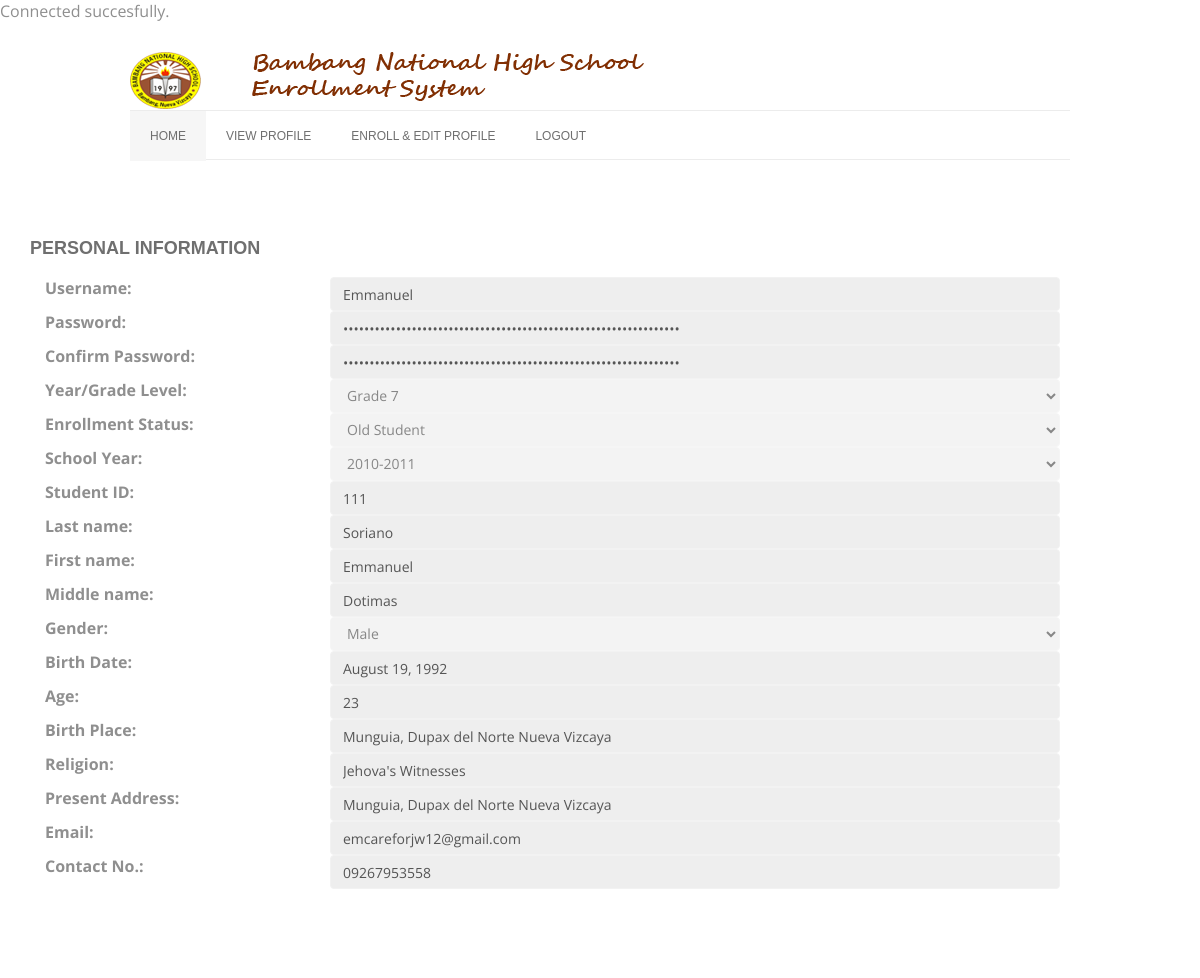
/web/viewing.php (signed in), run on the app's committed database.
### tables this page shows
CREATE TABLE `tblprereg` (
  `userID` int(11) NOT NULL AUTO_INCREMENT,
  `username` varchar(50) DEFAULT NULL,
  `password` varbinary(250) DEFAULT NULL,
  `YearLevel` varchar(100) DEFAULT NULL,
  `Status` varchar(100) DEFAULT NULL,
  `SchoolYear` varchar(100) DEFAULT NULL,
  `Student_ID` varchar(10) DEFAULT NULL,
  `Lastname` varchar(100) DEFAULT NULL,
  `Firstname` varchar(100) DEFAULT NULL,
  `Middlename` varchar(100) DEFAULT NULL,
  `Gender` varchar(10) DEFAULT NULL,
  `BirthDate` varchar(100) DEFAULT NULL,
  `Age` varchar(3) DEFAULT NULL,
  `BirthPlace` varchar(300) DEFAULT NULL,
  `Religion` varchar(100) DEFAULT NULL,
  `Email` varchar(100) DEFAULT NULL,
  `Address` varchar(300) DEFAULT NULL,
  `Guardian` varchar(100) DEFAULT NULL,
  `Relationship` varchar(100) DEFAULT NULL,
  `Emergency` varchar(100) DEFAULT NULL,
  `ERelationship` varchar(100) DEFAULT NULL,
  `EAddress` varchar(300) DEFAULT NULL,
  `CPnumber` varchar(15) DEFAULT NULL,
  PRIMARY KEY (`userID`)
);

### web/codecall/fuckphp.php (called while the page is built, shortened)
<?php
function dbConnect (){
 	$conn =	null;
 	$host = 'db4free.net';
 	$db = 	'codecalltut';
 	$user = 'bnhs';
 	$pwd = 	'123456';
	try {
	   	$conn = new PDO('mysql:host='.$host.';dbname='.$db, $user, $pwd);
	}
	catch (PDOException $e) {
		echo '<p>Cannot connect to database !!</p>';
		echo '<p>'.$e.'</p>';
	    exit;
	}
	return $conn;
}
	$conn = dbConnect();
	if (isset($_SESSION['uname'])) {
		$uname = $_SESSION['uname'];
		$sql = "SELECT * FROM tblprereg WHERE username ='" . $uname . "';";
		$stmt = $conn->prepare($sql);
		$results = $stmt->execute();
		$rows = $stmt->fetchAll();
	}
 ?>

### web/viewing_fucntion.php (called while the page is built, shortened)
<?php
	require_once 'codecall/fuckphp.php';
	if (isset($_SESSION['uname'])) {
		$uname = $_SESSION['uname'];
		$sql = "SELECT * FROM tblprereg WHERE username ='" . $uname . "';";
		$stmt = $conn->prepare($sql);
		$results = $stmt->execute();
		$rows = $stmt->fetchAll();
	}
	if(empty($rows)) {
		echo "<tr>";
			echo "<td colspan='4'>There were no records</td>";
		echo "</tr>";
	}
	else {
		foreach ($rows as $row) {
		$username=$row['username'];
		$password=$row['password'];
		$level=$row['YearLevel'];
		$status=$row['Status'];
		$year=$row['SchoolYear'];
		$studentid=$row['Student_ID'];
		$lastname=$row['Lastname'];
		$firstname=$row['Firstname'];
		$middlename=$row['Middlename'];
		$gender=$row['Gender'];
		$bdate=$row['BirthDate'];
		$age=$row['Age'];
		$bplace=$row['BirthPlace'];
		$religion=$row['Religion'];
		$email=$row['Email'];
		$presentadd=$row['Address'];
		$cp=$row['CPnumber'];
		}
	}
?>

### web/viewing.php (the view, shortened to what this page needs)
<?php
require_once 'viewing_fucntion.php';
?>
<!DOCTYPE html>
<html lang="en">
<head>
    <link href="css/bootstrap.min.css" rel="stylesheet">
    <link href="css/font-awesome.min.css" rel="stylesheet">
    <link href="css/prettyPhoto.css" rel="stylesheet">
    <link href="css/animate.min.css" rel="stylesheet">
    <link href="css/main.css" rel="stylesheet">
    <link href="css/responsive.css" rel="stylesheet">
    <link rel="stylesheet" href="css/960_12_col.css" media="screen" />
    <link rel="stylesheet" href="css/reset.css" media="screen" />
    <link rel="stylesheet" href="css/style.css" media="screen" />
    <link rel="stylesheet" href="css/anythingslider.css">
    <link rel="stylesheet" title="activestyle" href="css/default-blue.css" media="screen" />
</head>
<body>
        <header id="header" class="clearfix">
    <section id="header-wrapper">
            <section id="logo">
                <a href="index.html">
                </a>
            </section>
            <section id="nav-container">
                <nav id="nav">
                    <ul>
                      <li class="active"><a href="index.html">Home</a></li>
                                <li> <a href="viewing.php">View Profile</a></li>
                                <li> <a href="oldstudents.php">Enroll & Edit Profile</a></li>
                                <li> <a href="mainhome.html">Logout</a></li>
						</ul>
						</nav>
            </section>
        </header>
<br>
<br>
<form action="update.php" method="post" onsubmit="return validateForm()">
 <div class="container">
      <div class="col-md- personal-info">
        <h3>Personal Information</h3>
        <form class="form-horizontal" role="form">
		  <div class="form-group">
            <label class="col-lg-3 control-label">Username:</label>
            <div class="col-lg-8">
              <input class="form-control" type="text"maxlength="30" disabled autofocus  name="username" value="<?php echo $username ?>" disabled>
            </div>
		 <div class="form-group">
            <label class="col-lg-3 control-label">Password:</label>
            <div class="col-lg-8">
              <input class="form-control" type="password"maxlength="30"  name="password" value="<?php echo $password ?>" disabled>
            </div>
				 <div class="form-group">
            <label class="col-lg-3 control-label">Confirm Password:</label>
            <div class="col-lg-8">
              <input class="form-control" type="password"maxlength="30"  name="conpassword" value="<?php echo $password ?>" disabled>
            </div>
		<div class="form-group">
            <label class="col-lg-3 control-label">Year/Grade Level:</label>
            <div class="col-lg-8">
              <div class="ui-select">
                <select id="level" class="form-control" name="level" value="<?php echo $level?>" disabled>
				<option><?php echo $level?></option>
                </select>
              </div>
            </div>
          </div>
		  <div class="form-group">
            <label class="col-lg-3 control-label">Enrollment Status:</label>
            <div class="col-lg-8">
				<div class="ui-select">
				<select id="status" class="form-control" name="status" value="<?php echo $status?>" disabled>
				<option><?php echo $status?></option>
                </select>
              </div>
            </div>
          </div>
		  <div class="form-group">
            <label class="col-lg-3 control-label">School Year:</label>
            <div class="col-lg-8">
              <div class="ui-select">
                <select id="year" class="form-control" name="year" value="<?php echo $year?>" disabled>
				<option><?php echo $year?></option>
                </select>
              </div>
            </div>
          </div>
		  <div class="form-group">
            <label class="col-lg-3 control-label">Student ID:</label>
            <div class="col-lg-8">
              <input class="form-control" type="text" name="studentid" value="<?php echo $studentid ?>" disabled>
            </div>
		<div class="form-group">
            <label class="col-lg-3 control-label">Last name:</label>
            <div class="col-lg-8">
              <input class="form-control" type="text" name="lastname" value="<?php echo $lastname?>" disabled>
            </div>
          <div class="form-group">
            <label class="col-lg-3 control-label">First name:</label>
            <div class="col-lg-8">
              <input class="form-control" type="text" name="firstname" value="<?php echo $firstname ?>" disabled>
            </div>
          </div>
		<div class="form-group">
            <label class="col-lg-3 control-label">Middle name:</label>
            <div class="col-lg-8">
              <input class="form-control" type="text" name="middlename" value="<?php echo $middlename ?>" disabled>
            </div>
          </div>
         <div class="form-group">
            <label class="col-lg-3 control-label">Gender:</label>
            <div class="col-lg-8">
              <div class="ui-select">
                <select id="gender" class="form-control" name="gender" value="<?php echo $gender?>" disabled>
				<option><?php echo $gender?></option>
                </select>
              </div>
            </div>
          </div>
		   <div class="form-group">
            <label class="col-lg-3 control-label">Birth Date:</label>
            <div class="col-lg-8">
              <input class="form-control" type="text" name="bdate" value="<?php echo $bdate ?>" disabled>
            </div>
          </div>
		   <div class="form-group">
            <label class="col-lg-3 control-label">Age:</label>
            <div class="col-lg-8">
              <input class="form-control" type="text" name="age" value="<?php echo $age ?>" disabled>
            </div>
          </div>
		   <div class="form-group">
            <label class="col-lg-3 control-label">Birth Place:</label>
            <div class="col-lg-8">
              <input class="form-control" type="text" name="bplace" value="<?php echo $bplace?>" disabled>
            </div>
          </div>
		   <div class="form-group">
            <label class="col-lg-3 control-label">Religion:</label>
            <div class="col-lg-8">
              <input class="form-control" type="text" name="religion" value="<?php echo $religion ?>" disabled>
            </div>
          </div>
		   <div class="form-group">
            <label class="col-lg-3 control-label">Present Address:</label>
            <div class="col-lg-8">
              <input class="form-control" type="text" name="presentadd" value="<?php echo $presentadd ?>" disabled>
            </div>
          </div>
		    <div class="form-group">
            <label class="col-md-3 control-label">Email:</label>
            <div class="col-md-8">
              <input class="form-control" type="text" name="email" value="<?php echo $email ?>" disabled>
            </div>
          </div>
			  <div class="form-group">
            <label class="col-md-3 control-label">Contact No.:</label>
            <div class="col-md-8">
              <input class="form-control" type="text" name="cp" value="<?php echo $cp ?>" disabled>
			  	   <br>  <br>  <br>  <br>
            </div>
          </div>
        </form>
</body>
</html>

### web/css/main.css (style rules this page uses)
body { background: #fff; font-family: 'Open Sans', sans-serif; color:#4e4e4e; line-height: 22px; }
h1, h2, h3, h4, h5, h6 { font-weight: 600; font-family: 'Open Sans', sans-serif; color:#4e4e4e; }
h3 { font-size: 16px; color: #787878; font-weight: 400; line-height: 24px; }
a { color: #c52d2f; -webkit-transition: color 300ms, background-color 300ms; -moz-transition: color 300ms, background-color 300ms; -o-transition: color 300ms, background-color 300ms; transition: color 300ms, background-color 300ms; }
.form-group .form-control { padding: 7px 12px; border-color:#f2f2f2; box-shadow: none; }

### web/css/960_12_col.css (style rules this page uses)
.clearfix:before, .clearfix:after, .container_12:before, .container_12:after { content: '.'; display: block; overflow: hidden; visibility: hidden; font-size: 0; line-height: 0; width: 0; height: 0; }
.clearfix:after, .container_12:after { clear: both; }
.clearfix, .container_12 { zoom: 1; }

### web/css/style.css (style rules this page uses)
body { background: #fff; color: #8f8f8f; }
h1, h2, h3, h4, h5, h6 { color: #6f6f6f; text-transform: uppercase; margin-bottom: 5px; }
h3 { font: bold 18px 'Droid Sans', sans-serif; line-height: 28px; }
a { text-decoration: none; font: 12px 'Droid Sans', sans-serif; -webkit-transition: all 0.3s ease 0s; -moz-transition: all 0.3s ease 0s; -o-transition: all 0.3s ease 0s; -ms-transition: all 0.3s ease 0s; transition: all 0.3s ease 0s; }
#header-wrapper { width: 100%; }
#header { width: 940px; margin-top: 30px; margin-bottom: 30px; margin-right: auto; margin-left: auto; }
#logo { width: 247px; height: 28px; margin-bottom: 30px; margin-right: 30px; float: left; }
#nav-container { width: 940px; border-top: 1px solid #ececec; border-bottom: 1px solid #ececec; height: 50px; float: left; }
#nav { width: 705px; margin-right: 20px; float: left; list-style: none; height: 50px; }
#nav > ul { display: block !important; }
#nav li { float: left; list-style: none; position: relative; padding: 18px 20px; -webkit-transition: all 0.3s ease 0s; -moz-transition: all 0.3s ease 0s; -o-transition: all 0.3s ease 0s; -ms-transition: all 0.3s ease 0s; transition: all 0.3s ease 0s; }
#nav li a { text-decoration: none; float: none; display: block; color: #6f6f6f; text-transform: uppercase; font: 12px 'Droid Sans', sans-serif; }
#nav li.active { background: #f6f6f6; }

### web/css/default-blue.css (style rules this page uses)
a { color: #61d5d1; }
#logo a { background: url('../img/blue-default/logo.png') no-repeat; height: 65px; width: 600px !important; display: block; text-indent: -9999px; }

### data on the page
tblprereg: username "Emmanuel", level "Grade 7", status "Old Student", year "2010-2011", studentid "111", lastname "Soriano", firstname "Emmanuel", middlename "Dotimas", gender "Male", bdate "August 19, 1992", age "23", bplace "Munguia, Dupax del Norte Nueva Vizcaya", religion "Jehova's Witnesses", presentadd "Munguia, Dupax del Norte Nueva Vizcaya", email "emcareforjw12@gmail.com", cp "09267953558"
